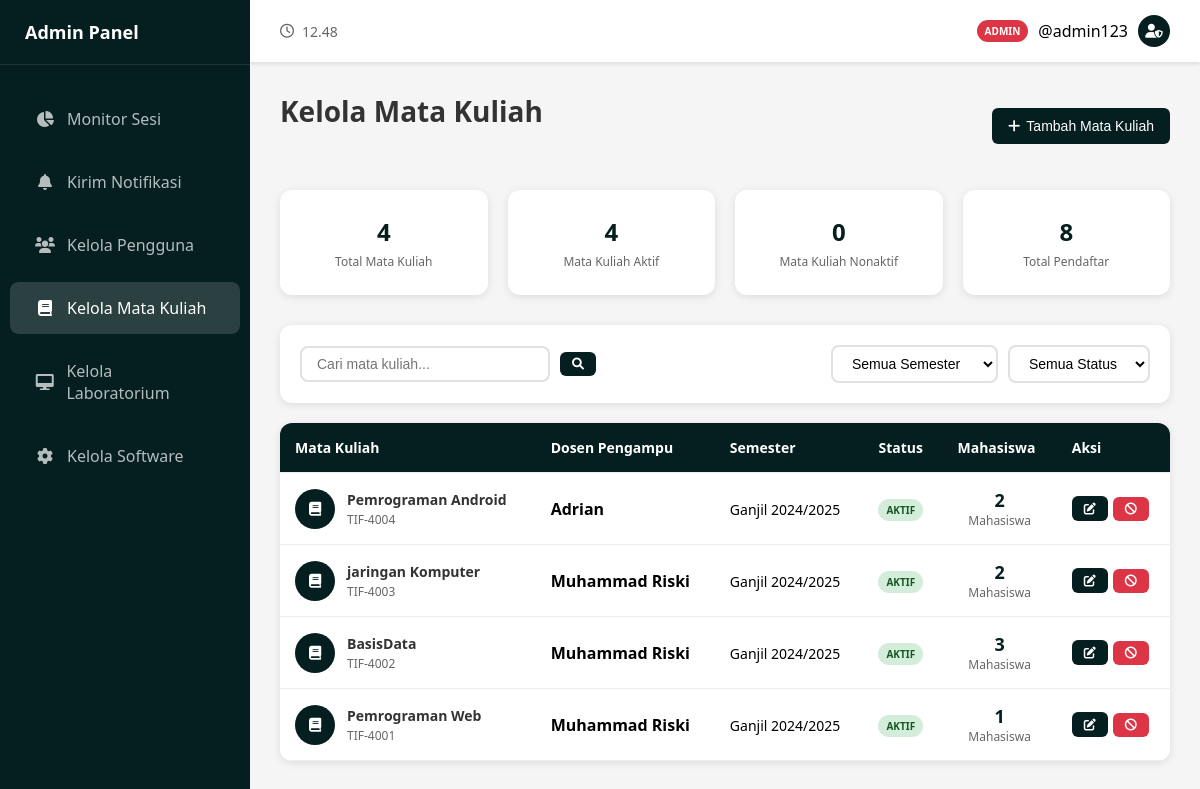
The page /admin/kelola_matakuliah.php (signed in) on the database its author committed.
### tables this page shows
CREATE TABLE `users` (
  `user_id` int(11) NOT NULL,
  `username` varchar(100) NOT NULL,
  `password` varchar(255) NOT NULL,
  `email` varchar(100) NOT NULL,
  `full_name` varchar(255) NOT NULL,
  `phone_number` varchar(20) DEFAULT NULL,
  `role` enum('mahasiswa','dosen','admin') NOT NULL,
  `status` enum('active','inactive','pending') NOT NULL DEFAULT 'pending',
  `profile_picture` varchar(255) DEFAULT NULL,
  `password_reset_token` varchar(255) DEFAULT NULL,
  `password_verified` tinyint(1) DEFAULT 0,
  `last_login` datetime DEFAULT NULL,
  `created_at` datetime DEFAULT current_timestamp(),
  `updated_at` datetime DEFAULT current_timestamp() ON UPDATE current_timestamp()
);

CREATE TABLE `course` (
  `course_id` int(11) NOT NULL,
  `kode_matkul` varchar(20) NOT NULL,
  `nama_matkul` varchar(100) NOT NULL,
  `id_dosen` int(11) NOT NULL,
  `semester` varchar(20) NOT NULL,
  `status` enum('active','inactive') DEFAULT 'active',
  `created_at` datetime DEFAULT current_timestamp(),
  `updated_at` datetime DEFAULT current_timestamp() ON UPDATE current_timestamp()
);

### admin/kelola_matakuliah.php (the view, shortened to what this page needs)
<?php
require_once 'auth_admin.php';
$database = new Database();
$conn = $database->getConnection();
if ($conn) {
    try {
        $admin_query = "SELECT user_id, username, full_name, role FROM users WHERE role = 'admin' AND status = 'active' LIMIT 1";
        $admin_stmt = $conn->prepare($admin_query);
        $admin_stmt->execute();
        if ($admin_stmt->rowCount() > 0) {
            $admin_user = $admin_stmt->fetch(PDO::FETCH_ASSOC);
        }
    } catch (Exception $e) {
    }
}
$message = '';
$message_type = '';
$courses = [];
$stats = ['total_courses' => 0, 'active_courses' => 0, 'inactive_courses' => 0, 'total_enrollments' => 0];
if ($conn) {
    try {
        $table_check = $conn->query("SHOW TABLES LIKE 'course'");
        if ($table_check->rowCount() == 0) {
            $message = "Tabel 'course' belum ada. Silakan jalankan setup database terlebih dahulu.";
            $message_type = "error";
        } else {
            $courses_query = "SELECT c.*, u.full_name as dosen_name,
                                     COALESCE((SELECT COUNT(*) FROM enrollment e WHERE e.course_id = c.course_id), 0) as enrollment_count
                              FROM course c
                              LEFT JOIN users u ON c.id_dosen = u.user_id
                              ORDER BY c.created_at DESC";
            $courses_stmt = $conn->prepare($courses_query);
            $courses_stmt->execute();
            $courses = $courses_stmt->fetchAll(PDO::FETCH_ASSOC);
            $stats['total_courses'] = count($courses);
            foreach ($courses as $course) {
                if ($course['status'] === 'active') $stats['active_courses']++;
                $stats['total_enrollments'] += intval($course['enrollment_count']);
            }
        }
    } catch (Exception $e) {
        $message = "Error mengambil data: " . $e->getMessage();
        $message_type = "error";
    }
}
?>
<!DOCTYPE html>
<html lang="id">
<head>
    <link href="https://cdnjs.cloudflare.com/ajax/libs/font-awesome/6.0.0/css/all.min.css" rel="stylesheet">
    <link href="admin.css" rel="stylesheet">
</head>
<body>
    <?php include 'sidebar_admin.php' ?>
    <div class="main-content">
        <?php include 'header_admin.php' ?>
        <div class="content">
            <div class="page-header">
                <h1 class="page-title">Kelola Mata Kuliah</h1>
                <?php if (!empty($courses) || empty($message)): ?>
                    <button class="btn btn-primary" onclick="openModal('addCourseModal')">
                        <i class="fas fa-plus"></i>
                        Tambah Mata Kuliah
                    </button>
                <?php endif; ?>
            </div>
            <?php if (empty($courses) && $message_type === 'error' && strpos($message, 'course') !== false): ?>
                <div class="setup-required">
                    <h3><i class="fas fa-database"></i> Setup Database Diperlukan</h3>
                    <p>Tabel mata kuliah belum ada atau belum ada data. Silakan setup database terlebih dahulu.</p>
                    <a href="check_course_setup.php" class="setup-btn">
                        <i class="fas fa-cog"></i> Auto Setup Database
                    </a>
                    <p style="margin-top: 15px; font-size: 14px;">
                        Atau import file <strong>setup_course.sql</strong> melalui phpMyAdmin
                    </p>
                </div>
            <?php else: ?>
                <div class="stats-grid">
                    <div class="stat-card">
                        <div class="stat-number"><?php echo $stats['total_courses']; ?></div>
                        <div class="stat-label">Total Mata Kuliah</div>
                    </div>
                    <div class="stat-card">
                        <div class="stat-number"><?php echo $stats['active_courses']; ?></div>
                        <div class="stat-label">Mata Kuliah Aktif</div>
                    </div>
                    <div class="stat-card">
                        <div class="stat-number"><?php echo $stats['inactive_courses']; ?></div>
                        <div class="stat-label">Mata Kuliah Nonaktif</div>
                    </div>
                    <div class="stat-card">
                        <div class="stat-number"><?php echo $stats['total_enrollments']; ?></div>
                        <div class="stat-label">Total Pendaftar</div>
                    </div>
                </div>
                <?php if (!empty($courses)): ?>
                    <div class="controls">
                        <div class="search-box">
                            <input type="text" class="search-input" placeholder="Cari mata kuliah..." id="searchInput">
                            <button class="btn btn-primary btn-sm">
                                <i class="fas fa-search"></i>
                            </button>
                        </div>
                        <div style="display: flex; gap: 10px; align-items: center;">
                            <select class="filter-select" id="semesterFilter">
                                <option value="">Semua Semester</option>
                            </select>
                            <select class="filter-select" id="statusFilter">
                                <option value="">Semua Status</option>
                            </select>
                        </div>
                    </div>
                    <div class="users-table">
                        <table class="table">
                            <thead>
                                <tr>
                                    <th>Mata Kuliah</th>
                                    <th>Dosen Pengampu</th>
                                    <th>Semester</th>
                                    <th>Status</th>
                                    <th>Mahasiswa</th>
                                    <th>Aksi</th>
                                </tr>
                            </thead>
                            <tbody id="coursesTableBody">
                                <?php foreach($courses as $course): ?>
                                    <tr data-semester="<?php echo $course['semester']; ?>" data-status="<?php echo $course['status']; ?>">
                                        <td>
                                            <div class="user-info-cell">
                                                <div class="user-avatar-table">
                                                    <i class="fas fa-book"></i>
                                                </div>
                                                <div class="user-details">
                                                    <h4><?php echo htmlspecialchars($course['nama_matkul']); ?></h4>
                                                    <p><?php echo htmlspecialchars($course['kode_matkul']); ?></p>
                                                </div>
                                            </div>
                                        </td>
                                        <td>
                                            <strong><?php echo htmlspecialchars($course['dosen_name'] ?? 'Belum ditentukan'); ?></strong>
                                        </td>
                                        <td>
                                            <span style="font-size: 14px;"><?php echo htmlspecialchars($course['semester']); ?></span>
                                        </td>
                                        <td>
                                            <span class="status-badge status-<?php echo $course['status']; ?>">
                                                <?php echo $course['status'] === 'active' ? 'Aktif' : 'Nonaktif'; ?>
                                            </span>
                                        </td>
                                        <td>
                                            <div style="text-align: center;">
                                                <div style="font-size: 18px; font-weight: 600; color: #051F20;">
                                                    <?php echo $course['enrollment_count']; ?>
                                                </div>
                                                <div style="font-size: 12px; color: #666;">Mahasiswa</div>
                                            </div>
                                        </td>
                                        <td>
                                            <div class="action-buttons">
                                                <button class="btn btn-primary btn-sm" onclick="editCourse(<?php echo htmlspecialchars(json_encode($course)); ?>)">
                                                    <i class="fas fa-edit"></i>
                                                </button>
                                                <form method="POST" style="display: inline;" onsubmit="return confirm('Apakah Anda yakin?')">
                                                    <?php if($course['status'] === 'active'): ?>
                                                        <button type="submit" class="btn btn-danger btn-sm" title="Nonaktifkan">
                                                            <i class="fas fa-ban"></i>
                                                        </button>
                                                    <?php else: ?>
                                                        <button type="submit" class="btn btn-success btn-sm" title="Aktifkan">
                                                            <i class="fas fa-check"></i>
                                                        </button>
                                                    <?php endif; ?>
                                                </form>
                                            </div>
                                        </td>
                                    </tr>
                                <?php endforeach; ?>
                            </tbody>
                        </table>
                    </div>
                <?php endif; ?>
            <?php endif; ?>
        </div>
    </div>
</body>
</html>

### admin/header_admin.php (shortened to what this page needs)
<div class="header">
    <div class="time-display">
        <i class="far fa-clock" style="margin-right: 8px;"></i>
        <span id="currentTime"></span>
    </div>
    <div class="user-menu">
        <div class="user-info" id="userMenuButton"> <div class="admin-badge">ADMIN</div>
            <span>@<?php echo htmlspecialchars($admin_user['username']); ?></span>
            <div class="user-avatar">
                <i class="fas fa-user-shield"></i>
            </div>
        </div>
    </div>
</div>

### admin/admin.css (style rules this page uses)
* { margin: 0; padding: 0; box-sizing: border-box; }
body { font-family: 'Segoe UI', Tahoma, Geneva, Verdana, sans-serif; background-color: #f5f5f5; display: flex; min-height: 100vh; }
.main-content { margin-left: 250px; flex: 1; padding: 0; }
.header { background-color: white; padding: 15px 30px; box-shadow: 0 2px 4px rgba(0,0,0,0.1); display: flex; justify-content: space-between; align-items: center; }
.time-display { display: flex; align-items: center; font-size: 14px; color: #666; }
.user-info { display: flex; align-items: center; gap: 10px; }
.admin-badge { background-color: #dc3545; color: white; padding: 4px 8px; border-radius: 12px; font-size: 10px; font-weight: 600; }
.user-avatar { width: 32px; height: 32px; background-color: #051F20; border-radius: 50%; display: flex; align-items: center; justify-content: center; color: white; font-size: 14px; }
.content { padding: 30px; }
.page-header { display: flex; justify-content: space-between; align-items: center; margin-bottom: 30px; }
.page-title { font-size: 28px; color: #333; font-weight: 600; margin-bottom: 30px; }
.btn { padding: 10px 20px; border: none; border-radius: 8px; font-size: 14px; font-weight: 600; cursor: pointer; text-decoration: none; display: inline-flex; align-items: center; gap: 8px; transition: background-color 0.3s; }
.btn-primary { background-color: #051F20; color: white; }
.btn-danger { background-color: #dc3545; color: white; }
.btn-sm { padding: 6px 12px; font-size: 12px; }
.stats-grid { display: grid; grid-template-columns: repeat(auto-fit, minmax(200px, 1fr)); gap: 20px; margin-bottom: 30px; }
.stat-card { background-color: white; padding: 25px; border-radius: 12px; box-shadow: 0 2px 8px rgba(0,0,0,0.1); transition: transform 0.2s; text-align: center; }
.stat-number { font-size: 32px; font-weight: 700; color: #051F20; margin-bottom: 5px; }
.stat-label { color: #666; font-size: 14px; }
.controls { background-color: white; padding: 20px; border-radius: 12px; box-shadow: 0 2px 8px rgba(0,0,0,0.1); margin-bottom: 20px; display: flex; justify-content: space-between; align-items: center; flex-wrap: wrap; gap: 15px; }
.search-box { display: flex; align-items: center; gap: 10px; }
.search-input { padding: 8px 15px; border: 2px solid #e1e1e1; border-radius: 8px; font-size: 14px; width: 250px; }
.filter-select { padding: 8px 15px; border: 2px solid #e1e1e1; border-radius: 8px; font-size: 14px; background-color: white; }
.users-table { background-color: white; border-radius: 12px; overflow: hidden; box-shadow: 0 2px 8px rgba(0,0,0,0.1); }
.table { width: 100%; border-collapse: collapse; }
.table th, .table td { padding: 15px; text-align: left; border-bottom: 1px solid #eee; }
.table th { background-color: #051F20; color: white; font-weight: 600; font-size: 14px; }
.user-info-cell { display: flex; align-items: center; gap: 12px; }
.user-avatar-table { width: 40px; height: 40px; border-radius: 50%; background-color: #051F20; display: flex; align-items: center; justify-content: center; color: white; font-weight: 600; font-size: 14px; }
.user-details h4 { font-size: 14px; color: #333; margin-bottom: 2px; }
.user-details p { font-size: 12px; color: #666; }
.action-buttons { display: flex; gap: 5px; }
.status-badge { padding: 4px 8px; border-radius: 12px; font-size: 11px; font-weight: 600; }
.status-active { background-color: #d4edda; color: #155724; }
.stat-number { font-size: 24px; font-weight: 700; color: #051F20; margin-bottom: 5px; }
.stat-label { font-size: 12px; color: #666; }
.status-badge { padding: 4px 10px; border-radius: 12px; font-size: 11px; font-weight: 600; display: inline-block; }
.status-badge { padding: 4px 8px; border-radius: 12px; font-size: 10px; font-weight: 600; text-transform: uppercase; }
.btn { border: none; border-radius: 6px; padding: 10px 16px; font-size: 14px; font-weight: 500; cursor: pointer; transition: all 0.2s ease; display: inline-flex; align-items: center; gap: 6px; text-decoration: none; }
.user-menu { position: relative; }
.user-info { cursor: pointer; display: flex; align-items: center; gap: 10px; }
.user-info { cursor: pointer; / display: flex; align-items: center; gap: 10px; }

### rows shown on the page
users: username "admin123"
course: nama_matkul "Pemrograman Android", kode_matkul "TIF-4004", id_dosen.full_name "Adrian", semester "Ganjil 2024/2025", status "AKTIF", enrollment_count "2"
course: nama_matkul "jaringan Komputer", kode_matkul "TIF-4003", id_dosen.full_name "Muhammad Riski", semester "Ganjil 2024/2025", status "AKTIF", enrollment_count "2"
course: nama_matkul "BasisData", kode_matkul "TIF-4002", id_dosen.full_name "Muhammad Riski", semester "Ganjil 2024/2025", status "AKTIF", enrollment_count "3"
course: nama_matkul "Pemrograman Web", kode_matkul "TIF-4001", id_dosen.full_name "Muhammad Riski", semester "Ganjil 2024/2025", status "AKTIF", enrollment_count "1"

### other values the page prints
$stats['total_courses'] "4"
$stats['active_courses'] "4"
$stats['inactive_courses'] "0"
$stats['total_enrollments'] "8"
